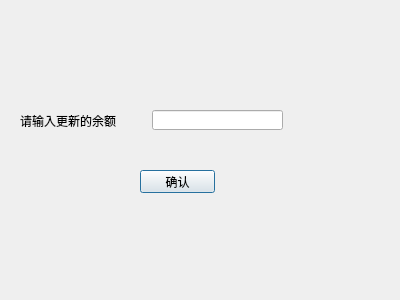
<?xml version="1.0" encoding="UTF-8"?>
<ui version="4.0">
 <class>addDialog</class>
 <widget class="QDialog" name="addDialog">
  <property name="geometry">
   <rect>
    <x>0</x>
    <y>0</y>
    <width>400</width>
    <height>300</height>
   </rect>
  </property>
  <property name="windowTitle">
   <string>Dialog</string>
  </property>
  <widget class="QLabel" name="label">
   <property name="geometry">
    <rect>
     <x>20</x>
     <y>80</y>
     <width>151</width>
     <height>81</height>
    </rect>
   </property>
   <property name="text">
    <string>请输入更新的余额</string>
   </property>
  </widget>
  <widget class="QLineEdit" name="lineEdit">
   <property name="geometry">
    <rect>
     <x>152</x>
     <y>110</y>
     <width>131</width>
     <height>20</height>
    </rect>
   </property>
  </widget>
  <widget class="QPushButton" name="pushButton">
   <property name="geometry">
    <rect>
     <x>140</x>
     <y>170</y>
     <width>75</width>
     <height>23</height>
    </rect>
   </property>
   <property name="text">
    <string>确认</string>
   </property>
  </widget>
 </widget>
 <resources/>
 <connections/>
</ui>
